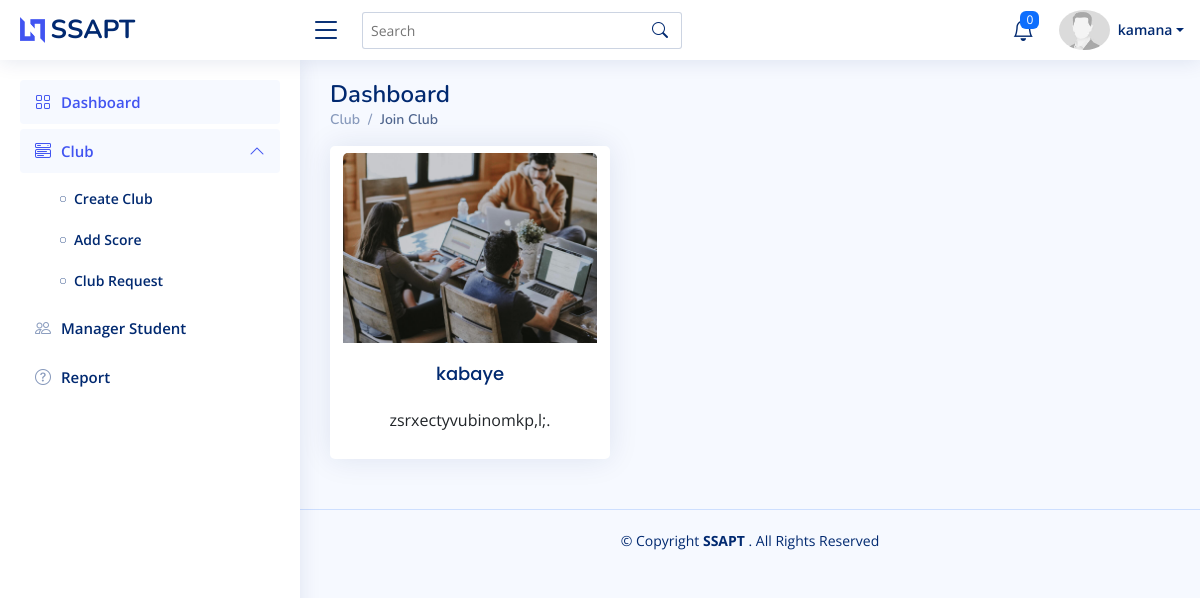
Screenshot of /Dashboard/Teacher/club_request.php (signed in) with the database file from the repository.
### tables this page shows
CREATE TABLE `teacher` (
  `id` int(11) NOT NULL,
  `name` varchar(255) NOT NULL,
  `email` varchar(255) NOT NULL,
  `role` varchar(255) NOT NULL,
  `password` varchar(255) NOT NULL,
  `image` varchar(255) NOT NULL
);

CREATE TABLE `clubs` (
  `id` int(11) NOT NULL,
  `name` varchar(100) NOT NULL,
  `description` text DEFAULT NULL,
  `created_by` varchar(255) NOT NULL
);

### Dashboard/Teacher/club_request.php (the view, shortened to what this page needs)
<!DOCTYPE html>
<html lang="en">
<head>
  <link href="../../assets/vendor/bootstrap/css/bootstrap.min.css" rel="stylesheet">
  <link href="../../assets/vendor/bootstrap-icons/bootstrap-icons.css" rel="stylesheet">
  <link href="../../assets/css/style.css" rel="stylesheet">
</head>
<body>
 <?php
    include ("components/header.php");
    ?>
  <main id="main" class="main">
    <div class="pagetitle">
      <h1>Dashboard</h1>
      <nav>
        <ol class="breadcrumb">
          <li class="breadcrumb-item"><a href="manager_student.php">Club</a></li>
          <li class="breadcrumb-item active">Join Club</li>
        </ol>
      </nav>
    </div>
    <div class="col-lg-4">
    <?php
            $conn = mysqli_connect("localhost","root","","school");
            $select ="SELECT * FROM `clubs`";
            $query = mysqli_query($conn,$select);
            while($row = mysqli_fetch_assoc($query)){
            ?>
          <div class="card">
           <a href="club_overview.php?club_id=<?php echo $row['id']?>" class="btn">
            <img src="../../assets/img/club.jpg" class="card-img-top" alt="...">
            <div class="card-body">
              <h5 class="card-title"><?php echo $row['name']?></h5>
              <p class="card-text"><?php echo $row['description']?></p>
            </div>
           </a>
          </div>
         <?php }?>
        </div>
  </main>
  <footer id="footer" class="footer">
    <div class="copyright">
      &copy; Copyright <strong><span>SSAPT  </span></strong>. All Rights Reserved
    </div>
  </footer>
</body>
</html>

### Dashboard/Teacher/components/header.php (shortened to what this page needs)
<header id="header" class="header fixed-top d-flex align-items-center">
<div class="d-flex align-items-center justify-content-between">
  <a href="index.html" class="logo d-flex align-items-center">
    <img src="../../assets/img/logo.png" alt="">
    <span class="d-none d-lg-block">SSAPT</span>
  </a>
  <i class="bi bi-list toggle-sidebar-btn"></i>
</div>
<div class="search-bar">
  <form class="search-form d-flex align-items-center" method="POST" action="#">
    <input type="text" name="query" placeholder="Search" title="Enter search keyword">
    <button type="submit" title="Search"><i class="bi bi-search"></i></button>
  </form>
</div>
<nav class="header-nav ms-auto">
  <ul class="d-flex align-items-center">
    <li class="nav-item dropdown">
<a class="nav-link nav-icon" href="#" data-bs-toggle="dropdown">
  <i class="bi bi-bell"></i>
  <?php
      $conn = mysqli_connect("localhost","root","","school");
      $select ="SELECT COUNT(*)AS notify FROM `notifications` WHERE `target_role`='teacher' ";
      $query = mysqli_query($conn,$select);
      while($row = mysqli_fetch_assoc($query)){
      ?>
  <span class="badge bg-primary badge-number"><?php echo $row['notify'];?></span>
</a>
 <?php }?>
</li>
    <li class="nav-item dropdown pe-3">
    <?php
            $conn = mysqli_connect("localhost","root","","school");
            $userid = $_SESSION['users'];
            $select ="SELECT * FROM `teacher` WHERE `email` ='$userid'";
            $query = mysqli_query($conn,$select);
            while($row = mysqli_fetch_assoc($query)){
            ?>
      <a class="nav-link nav-profile d-flex align-items-center pe-0" href="#" data-bs-toggle="dropdown">
        <img src="../../assets/img/profile-img.jpeg" alt="Profile" class="rounded-circle">
        <span class="d-none d-md-block dropdown-toggle ps-2"><?php echo $row['name'];?></span>
      </a>
           <?php }?>
    </li>
  </ul>
</nav>
</header>
<aside id="sidebar" class="sidebar">
<ul class="sidebar-nav" id="sidebar-nav">
  <li class="nav-item">
    <a class="nav-link " href="index.php">
      <i class="bi bi-grid"></i>
      <span>Dashboard</span>
    </a>
  </li>
  <li class="nav-item">
        <a class="nav-link" data-bs-target="#components-nav" data-bs-toggle="collapse" href="#" aria-expanded="true">
          <i class="bi bi-menu-button-wide"></i><span>Club</span><i class="bi bi-chevron-down ms-auto"></i>
        </a>
        <ul id="components-nav" class="nav-content collapse show" data-bs-parent="#sidebar-nav" style="">
          <li>
            <a href="club.php">
              <i class="bi bi-circle"></i><span>Create Club</span>
            </a>
          </li>
          <li>
            <a href="add_score.php">
              <i class="bi bi-circle"></i><span>Add Score</span>
            </a>
          </li>
          <li>
            <a href="coming.php">
              <i class="bi bi-circle"></i><span>Club Request</span>
            </a>
          </li>
        </ul>
      </li>
  <li class="nav-item">
    <a class="nav-link collapsed" href="manager_student.php">
      <i class="bi bi-people"></i>
      <span>Manager Student</span>
    </a>
  </li>
  <li class="nav-item">
    <a class="nav-link collapsed" href="report.php">
      <i class="bi bi-question-circle"></i>
      <span>Report</span>
    </a>
  </li>
</ul>
</aside>

### assets/css/style.css (style rules this page uses)
:root { scroll-behavior: smooth; }
body { font-family: "Open Sans", sans-serif; background: #f6f9ff; color: #444444; }
a { color: #4154f1; text-decoration: none; }
h1, h2, h3, h4, h5, h6 { font-family: "Nunito", sans-serif; }
#main { margin-top: 60px; padding: 20px 30px; transition: all 0.3s; }
.pagetitle { margin-bottom: 10px; }
.pagetitle h1 { font-size: 24px; margin-bottom: 0; font-weight: 600; color: #012970; }
.card { margin-bottom: 30px; border: none; border-radius: 5px; box-shadow: 0px 0 30px rgba(1, 41, 112, 0.1); }
.card-title { padding: 20px 0 15px 0; font-size: 18px; font-weight: 500; color: #012970; font-family: "Poppins", sans-serif; }
.card-body { padding: 0 20px 20px 20px; }
.breadcrumb { font-size: 14px; font-family: "Nunito", sans-serif; color: #899bbd; font-weight: 600; }
.breadcrumb a { color: #899bbd; transition: 0.3s; }
.breadcrumb .breadcrumb-item::before { color: #899bbd; }
.breadcrumb .active { color: #51678f; font-weight: 600; }
.logo { line-height: 1; }
@media (min-width: 1200px) { .logo { width: 280px; } }
.logo img { max-height: 26px; margin-right: 6px; }
.logo span { font-size: 26px; font-weight: 700; color: #012970; font-family: "Nunito", sans-serif; }
.header { transition: all 0.5s; z-index: 997; height: 60px; box-shadow: 0px 2px 20px rgba(1, 41, 112, 0.1); background-color: #fff; padding-left: 20px; }
.header .toggle-sidebar-btn { font-size: 32px; padding-left: 10px; cursor: pointer; color: #012970; }
.header .search-bar { min-width: 360px; padding: 0 20px; }
.header .search-form { width: 100%; }
.header .search-form input { border: 0; font-size: 14px; color: #012970; border: 1px solid rgba(1, 41, 112, 0.2); padding: 7px 38px 7px 8px; border-radius: 3px; transition: 0.3s; width: 100%; }
.header .search-form button { border: 0; padding: 0; margin-left: -30px; background: none; }
.header .search-form button i { color: #012970; }
.header-nav ul { list-style: none; }
.header-nav>ul { margin: 0; padding: 0; }
.header-nav .nav-icon { font-size: 22px; color: #012970; margin-right: 25px; position: relative; }
.header-nav .nav-profile { color: #012970; }
.header-nav .nav-profile img { max-height: 40px; }
.header-nav .nav-profile span { font-size: 14px; font-weight: 600; }
.header-nav .badge-number { position: absolute; inset: -2px -5px auto auto; font-weight: normal; font-size: 12px; padding: 3px 6px; }
.sidebar { position: fixed; top: 60px; left: 0; bottom: 0; width: 300px; z-index: 996; transition: all 0.3s; padding: 20px; overflow-y: auto; scrollbar-width: thin; scrollbar-color: #aab7cf transparent; box-shadow: 0px 0px 20px rgba(1, 41, 112, 0.1); background-color: #fff; }
@media (min-width: 1200px) { #main, #footer { margin-left: 300px; } }
.sidebar-nav { padding: 0; margin: 0; list-style: none; }
.sidebar-nav li { padding: 0; margin: 0; list-style: none; }
.sidebar-nav .nav-item { margin-bottom: 5px; }
.sidebar-nav .nav-link { display: flex; align-items: center; font-size: 15px; font-weight: 600; color: #4154f1; transition: 0.3; background: #f6f9ff; padding: 10px 15px; border-radius: 4px; }
.sidebar-nav .nav-link i { font-size: 16px; margin-right: 10px; color: #4154f1; }
.sidebar-nav .nav-link.collapsed { color: #012970; background: #fff; }
.sidebar-nav .nav-link.collapsed i { color: #899bbd; }
.sidebar-nav .nav-link .bi-chevron-down { margin-right: 0; transition: transform 0.2s ease-in-out; }
.sidebar-nav .nav-link:not(.collapsed) .bi-chevron-down { transform: rotate(180deg); }
.sidebar-nav .nav-content { padding: 5px 0 0 0; margin: 0; list-style: none; }
.sidebar-nav .nav-content a { display: flex; align-items: center; font-size: 14px; font-weight: 600; color: #012970; transition: 0.3; padding: 10px 0 10px 40px; transition: 0.3s; }
.sidebar-nav .nav-content a i { font-size: 6px; margin-right: 8px; line-height: 0; border-radius: 50%; }
.footer { padding: 20px 0; font-size: 14px; transition: all 0.3s; border-top: 1px solid #cddfff; }
.footer .copyright { text-align: center; color: #012970; }

### rows the page displays
teacher: name "kamana"
clubs: name "kabaye", description "zsrxectyvubinomkp,l;."

### other values shown
$row['notify'] "0"
